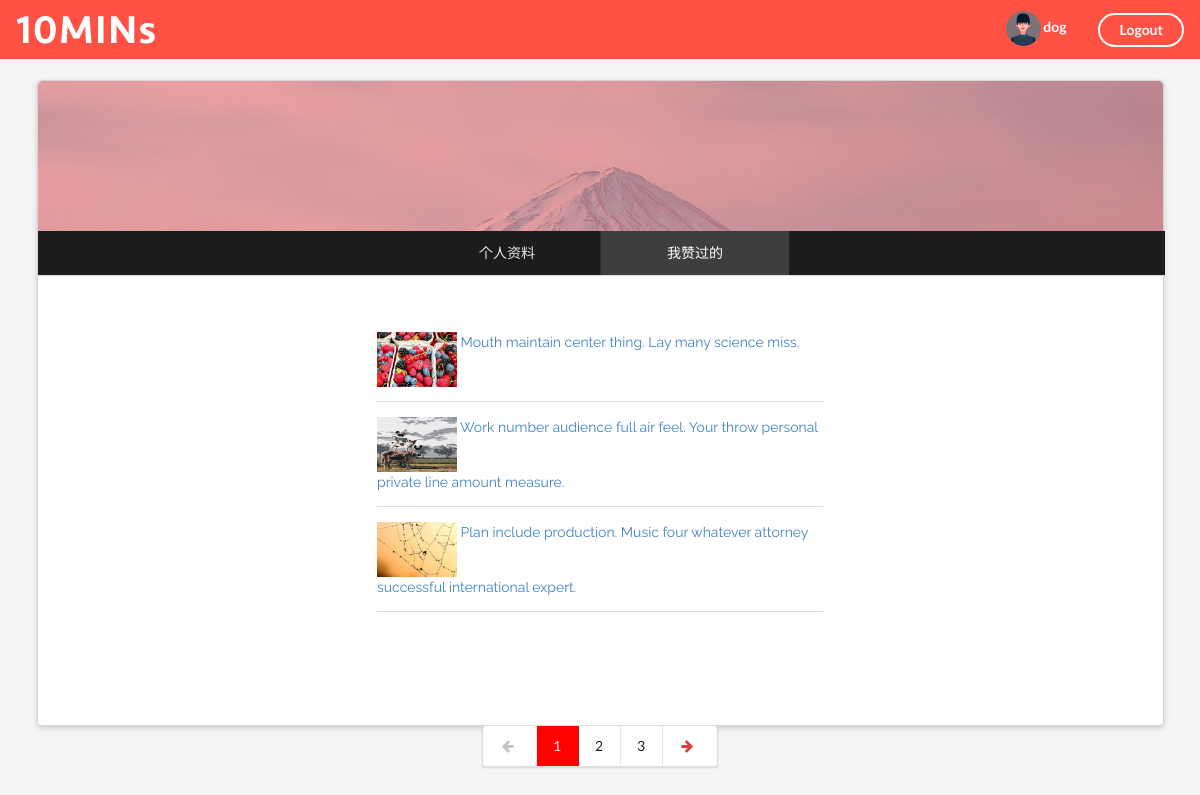
Screenshot of /collection (signed in) with the database file from the repository.
### firstapp/models.py (models this page shows, shortened)
class UserProfile(models.Model):
    belong_to = models.OneToOneField(
        to=User, related_name='profile', on_delete=models.CASCADE)
    name = models.CharField(null=True, blank=True, max_length=100)
    avatar = models.ImageField(
        null=True, blank=True, upload_to='profile_image')
    SEX_CHOICE = (
        ('男', '男'),
        ('女', '女'),
    )
    sex = models.CharField(
        choices=SEX_CHOICE, max_length=10, null=True, blank=True)

class Article(models.Model):
    title = models.CharField(max_length=500)
    img = models.CharField(null=True, blank=True, max_length=250)
    content = models.TextField(null=True, blank=True)
    views = models.IntegerField(default=0)
    likes = models.IntegerField(default=0)
    createtime = models.DateField(auto_now=True)

### firstapp/views.py (the view)
# urls.py: path('collection', collection, name='collection'),
def collection(request):
    if request.user.is_authenticated:
        context = {}
        like_ticket_articles = Ticket.objects.filter(
            choice='like', voter=request.user)
        article_like_list = [ticket.article for ticket in like_ticket_articles]
        page_robot = Paginator(article_like_list, 3)
        page_num = request.GET.get('page')
        try:
            article_like_list = page_robot.page(page_num)
        except EmptyPage:
            article_like_list = page_robot.page(page_robot.num_pages)
        except PageNotAnInteger:
            article_like_list = page_robot.page(1)
        context['article_like_list'] = article_like_list
        return render(request, 'mycollection.html', context)
    else:
        return redirect(to='index')

### firstapp/templates/mycollection.html (shortened to what this page needs)
<!DOCTYPE html>
{% load staticfiles %}
<html>
<head>
    <link rel="stylesheet" href="{% static 'css/semantic.css' %}" media="screen" title="no title" charset="utf-8">
    <link rel="stylesheet" href="{% static 'css/myinfo.css' %}" media="screen" title="no title">
</head>
    <body>
        <div class="ui inverted top fixed menu borderless red menu">
            <div class="header item">
                <div class="ui image">
                    <a href="{% url 'index' %}">
                        <img src="{% static 'images/tenlogo.png'%}" alt="">
                    </a>
                </div>
            </div>
            <div class="right menu">
                {% if request.user.is_authenticated %}
                <div class="item">
                    <h5 class="ui inverted header">
                        <a href="{% url 'myinfo' %}">
                            <div class="ui mini circular image">
                                {% if request.user.profile.avatar %}
                                    <img src="/upload/{{ request.user.profile.avatar }}" alt="" />
                                {% else %}
                                    <img src="{% static 'images/default.png' %}" alt="" />
                                {% endif %}
                            </div>
                        </a>
                        {% if request.user.profile.name %}
                            <span>{{ request.user.profile.name }}</span>
                        {% else %}
                            <span>{{ request.user.username }}</span>
                        {% endif %}
                        </h5>
                </div>
                <div class="item">
                    <a href="{% url 'logout' %}" class="ui inverted circular button">Logout</a>
                </div>
                {% endif %}
            </div>
        </div>
        <div class="ui  raised container segments">
            <div class="ui head basic segment" style="background-image: url('{% static 'images/bg.png' %}');">
            </div>
            <div class="ui bottom inverted  six item attached menu">
                <div class="item">
                    <a href="{% url 'myinfo' %}">
                    个人资料
                    </a>
                </div>
                <div class="active item">
                    我赞过的
                </div>
            </div>
            <div class="ui butt segment">
                <div class="ui basic very padded segment container info" style="width:530px;">
                    {% for article in article_like_list %}
                        <a href="{% url 'detail' article.id %}">
                            <img class="ui top aligned tiny image" src="{{ article.img }}" style="width:80px;height:55px;">
                            <span>{{ article.title }}</span>
                        </a>
                        <div class="ui divider"></div>
                    {% endfor %}
                </div>
                <div class="ui center aligned very padded vertical segment container">
                    <div class="ui pagination menu">
                        {% if article_like_list.has_previous %}
                            <a href="?page={{ article_like_list.previous_page_number }}" class="item">
                                <i class="icon red left arrow"></i>
                            </a>
                        {% else %}
                            <a href="?page={{ article_like_list.start_index }}" class="disabled item">
                                <i class="icon left arrow"></i>
                            </a>
                        {% endif %}
                        {% for page_number in article_like_list.paginator.page_range %}
                            {% ifequal page_number article_like_list.number  %}
                                <a href="?page={{ page_number }}" class="active item" style="background-color:red; color:white">
                                    {{ page_number }}
                                </a>
                            {% else %}
                                <a href="?page={{ page_number }}" class="item">
                                    {{ page_number }}
                                </a>
                            {% endifequal %}
                        {% endfor %}
                        {% if article_like_list.has_next %}
                            <a href="?page={{ article_like_list.next_page_number }}" class="item">
                                <i class="icon red right arrow"></i>
                            </a>
                        {% else %}
                            <a href="?page={{ article_like_list.end_index }}" class="disabled item">
                                <i class="icon right arrow"></i>
                            </a>
                        {% endif %}
                    </div>
                </div>
            </div>
        </div>
    </body>
</html>

### firstapp/static/css/myinfo.css (style rules this page uses)
body { background-color: rgb(245, 245, 245); font-family: 'Raleway', sans-serif; }
.ui.inverted.top.fixed.menu.borderless.red.menu { background-color: #ff5144; }
.ui.raised.container.segments { margin-top: 80px; }
.ui.head.basic.segment { background-image: url('images/bg.png'); background-repeat: no-repeat; background-size: cover; height:150px; }
.ui.butt.segment { height:450px; }

### rows the page displays
Article: img (picture), title "Mouth maintain center thing. Lay many science miss."
Article: img (picture), title "Work number audience full air feel. Your throw personal private line amount measure."
Article: img (picture), title "Plan include production. Music four whatever attorney successful international expert."

### other values shown
{{ request.user.profile.name }} "dog"
{{ page_number }} "1"
{{ page_number }} "2" "3"
